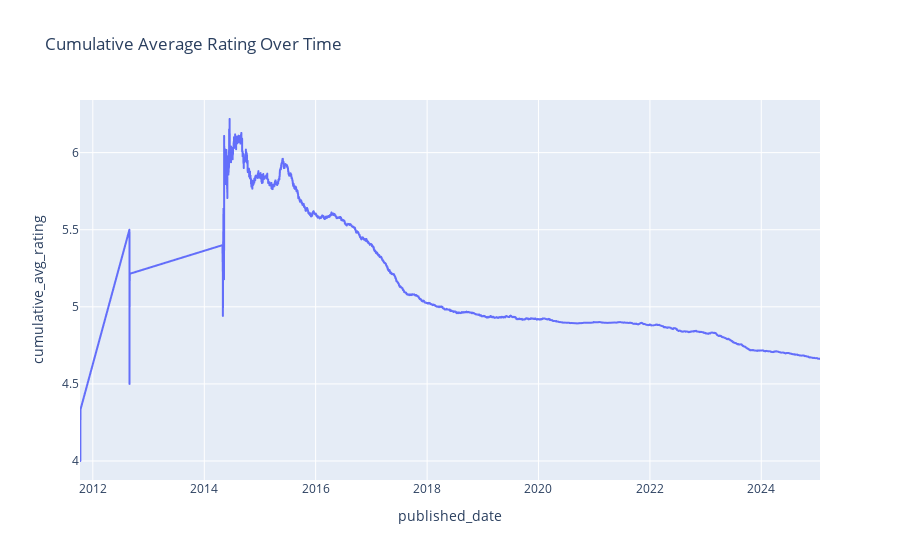

The notebook cell saved with this chart:
### Code cell
# Sort by 'published_date'
reviews_df = reviews_df.sort_values('published_date')

# Calculate cumulative average rating
reviews_df['cumulative_avg_rating'] = reviews_df['rating'].expanding().mean()

# Use Plotly to graph
fig = px.line(
    reviews_df, 
    x='published_date', 
    y='cumulative_avg_rating',
    title='Cumulative Average Rating Over Time'
)

# Show the figure
fig.show()

### Figure 1 — Plotly figure (JSON) as saved in the notebook; plotly's stock layout.template omitted (floating-point values rounded to 4 significant figures; data arrays with more than 128 entries replaced by an {"elided": "..."} marker saying what was removed)
{"data": [{"hovertemplate": "published_date=%{x}<br>cumulative_avg_rating=%{y}<extra></extra>", "legendgroup": "", "line": {"color": "#636efa", "dash": "solid"}, "marker": {"symbol": "circle"}, "mode": "lines", "name": "", "showlegend": false, "type": "scattergl", "x": {"elided": "3896 str values"}, "xaxis": "x", "y": {"elided": "3896 float values"}, "yaxis": "y"}], "layout": {"legend": {"tracegroupgap": 0}, "title": {"text": "Cumulative Average Rating Over Time"}, "xaxis": {"anchor": "y", "domain": [0, 1], "title": {"text": "published_date"}}, "yaxis": {"anchor": "x", "domain": [0, 1], "title": {"text": "cumulative_avg_rating"}}}}
